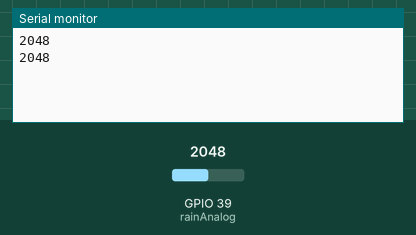
Bench run of a sketch on a simulated ESP32. Parts: the last lines printed to the serial monitor. The inputs (shaded band) are chosen by the test bench; at power-on: GPIO 39 (rainAnalog) = 2048.

Above: at 3.0 s.
3.1 s: GPIO 39 (rainAnalog) set to 2866
At 3.7 s:
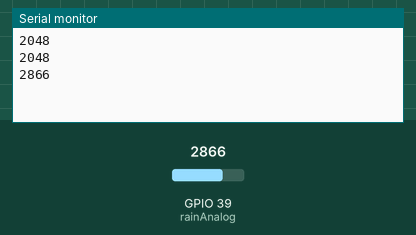
4.8 s: GPIO 39 (rainAnalog) set to 3603
At 6.7 s:
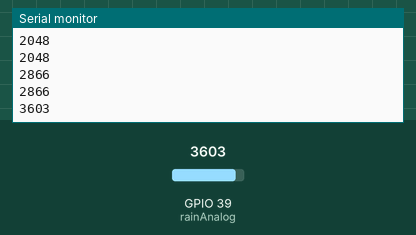
Timing chart, 0 to 8.2 s (numbered marks = the images above; inputs shaded):
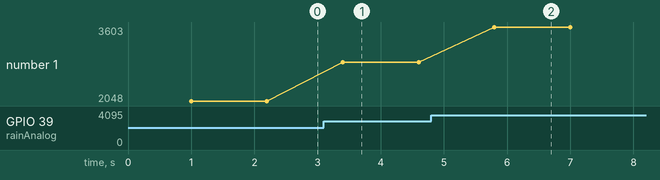

Measured:
- after the input at 3.1 s, the serial monitor: prints a new line after 0.30 s (image 1)
- after the input at 4.8 s, the serial monitor: prints a new line after 1.0 s (image 2)
- plotted number 1: 2048 → 2866 after the input at 3.1 s, 2866 → 3603 after the input at 4.8 s

The sketch:

esp32_rain_sensor.ino
```cpp
// for ESP32 Microcontroller
#define rainAnalog 39
#define POWER_PIN 26

void setup()
{
    Serial.begin(9600);
    pinMode(POWER_PIN, OUTPUT);
}
void loop()
{
    digitalWrite(POWER_PIN, HIGH); // turn the sensor ON
    delay(1000);
    int rainAnalogVal = analogRead(rainAnalog);
    digitalWrite(POWER_PIN, LOW);
    Serial.println(rainAnalogVal);
    delay(200);
}
```
